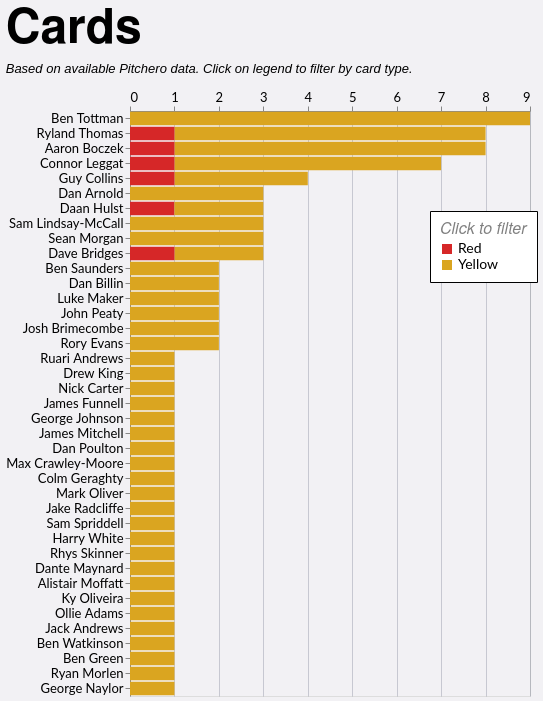

This figure's Vega-Lite source:
### Vega-Lite specification from a JSON file in a GitHub repository (floating-point values rounded to 4 significant figures)
{"config": {"axis": {"labelFont": "Lato, sans-serif", "titleFont": "PT Sans Narrow, Helvetica Neue, Helvetica, Arial, sans-serif", "labelFontSize": 13, "titleFontSize": 24, "gridColor": "#202947", "gridOpacity": 0.2}, "header": {"labelFont": "PT Sans Narrow, Helvetica Neue, Helvetica, Arial, sans-serif", "titleFont": "PT Sans Narrow, Helvetica Neue, Helvetica, Arial, sans-serif", "labelFontSize": 24, "titleFontSize": 28, "labelFontWeight": "bold", "orient": "left"}, "legend": {"labelFont": "Lato, sans-serif", "titleFont": "PT Sans Narrow, Helvetica Neue, Helvetica, Arial, sans-serif", "labelFontSize": 14, "titleFontSize": 16, "titlePadding": 5, "fillColor": "white", "strokeColor": "black", "padding": 10, "titleFontWeight": "lighter", "titleFontStyle": "italic", "titleColor": "gray", "offset": 10}, "title": {"font": "PT Sans Narrow, Helvetica Neue, Helvetica, Arial, sans-serif", "fontSize": 48, "fontWeight": "bold", "anchor": "start", "align": "center", "titlePadding": 20, "subtitlePadding": 10, "subtitleFontSize": 13, "subtitleColor": "", "subtitleFontStyle": "italic", "offset": 15, "color": "black"}, "axisX": {"labelAngle": 0}, "facet": {"title": null, "header": null, "align": {"row": "each", "column": "each"}}, "resolve": {"scale": {"y": "independent", "facet": "independent"}}, "background": "#f2f1f4"}, "data": {"name": "data-eb5a7ce141e42ac0c358a5ec9c77b6ea"}, "mark": {"type": "bar"}, "encoding": {"color": {"field": "event", "legend": {"legendX": 300, "legendY": 100, "orient": "none", "title": "Click to filter"}, "scale": {"domain": ["Red", "Yellow"], "range": ["#d62728", "goldenrod"]}, "type": "nominal"}, "tooltip": [{"field": "player", "title": "Player", "type": "nominal"}, {"field": "event", "title": "Card Type", "type": "nominal"}, {"aggregate": "sum", "field": "count", "title": "Cards", "type": "quantitative"}, {"aggregate": "sum", "field": "A", "title": "Games", "type": "quantitative"}], "x": {"aggregate": "sum", "axis": {"format": "d", "orient": "top", "title": null}, "field": "count", "type": "quantitative"}, "y": {"field": "player", "sort": "-x", "title": null, "type": "nominal"}}, "height": {"step": 15}, "title": {"text": "Cards", "subtitle": "Based on available Pitchero data. Click on legend to filter by card type."}, "width": 400, "$schema": "https://vega.github.io/schema/vega-lite/v5.20.1.json", "datasets": {"data-eb5a7ce141e42ac0c358a5ec9c77b6ea": [{"player": "Ruari Andrews", "event": "Yellow", "count": 1, "A": 16, "season": "2017/18", "squad": "1st"}, {"player": "Dan Arnold", "event": "Yellow", "count": 1, "A": 15, "season": "2017/18", "squad": "1st"}, {"player": "Connor Leggat", "event": "Yellow", "count": 1, "A": 13, "season": "2018/19", "squad": "1st"}, {"player": "Daan Hulst", "event": "Red", "count": 1, "A": 10, "season": "2018/19", "squad": "1st"}, {"player": "Dan Arnold", "event": "Yellow", "count": 2, "A": 12, "season": "2019/20", "squad": "1st"}, {"player": "Drew King", "event": "Yellow", "count": 1, "A": 7, "season": "2019/20", "squad": "1st"}, {"player": "Connor Leggat", "event": "Yellow", "count": 1, "A": 11, "season": "2019/20", "squad": "1st"}, {"player": "Ben Saunders", "event": "Yellow", "count": 1, "A": 6, "season": "2019/20", "squad": "1st"}, {"player": "Ben Tottman", "event": "Yellow", "count": 1, "A": 12, "season": "2019/20", "squad": "1st"}, {"player": "Nick Carter", "event": "Yellow", "count": 1, "A": 4, "season": "2021/22", "squad": "1st"}, {"player": "James Funnell", "event": "Yellow", "count": 1, "A": 12, "season": "2021/22", "squad": "1st"}, {"player": "Sam Lindsay-McCall", "event": "Yellow", "count": 2, "A": 13, "season": "2021/22", "squad": "1st"}, {"player": "Sean Morgan", "event": "Yellow", "count": 1, "A": 10, "season": "2021/22", "squad": "1st"}, {"player": "Dave Bridges", "event": "Yellow", "count": 1, "A": 15, "season": "2022/23", "squad": "1st"}, {"player": "Guy Collins", "event": "Yellow", "count": 1, "A": 17, "season": "2022/23", "squad": "1st"}, {"player": "George Johnson", "event": "Yellow", "count": 1, "A": 17, "season": "2022/23", "squad": "1st"}, {"player": "Connor Leggat", "event": "Yellow", "count": 1, "A": 9, "season": "2022/23", "squad": "1st"}, {"player": "James Mitchell", "event": "Yellow", "count": 1, "A": 2, "season": "2022/23", "squad": "1st"}, {"player": "Sean Morgan", "event": "Yellow", "count": 1, "A": 8, "season": "2022/23", "squad": "1st"}, {"player": "Dan Poulton", "event": "Yellow", "count": 1, "A": 17, "season": "2022/23", "squad": "1st"}, {"player": "Ben Saunders", "event": "Yellow", "count": 1, "A": 7, "season": "2022/23", "squad": "1st"}, {"player": "Ryland Thomas", "event": "Yellow", "count": 2, "A": 8, "season": "2022/23", "squad": "1st"}, {"player": "Ben Tottman", "event": "Yellow", "count": 2, "A": 19, "season": "2022/23", "squad": "1st"}, {"player": "Connor Leggat", "event": "Red", "count": 1, "A": 9, "season": "2022/23", "squad": "1st"}, {"player": "Dan Billin", "event": "Yellow", "count": 2, "A": 20, "season": "2023/24", "squad": "1st"}, {"player": "Aaron Boczek", "event": "Yellow", "count": 2, "A": 21, "season": "2023/24", "squad": "1st"}, {"player": "Dave Bridges", "event": "Yellow", "count": 1, "A": 17, "season": "2023/24", "squad": "1st"}, {"player": "Max Crawley-Moore", "event": "Yellow", "count": 1, "A": 16, "season": "2023/24", "squad": "1st"}, {"player": "Colm Geraghty", "event": "Yellow", "count": 1, "A": 7, "season": "2023/24", "squad": "1st"}, {"player": "Sam Lindsay-McCall", "event": "Yellow", "count": 1, "A": 22, "season": "2023/24", "squad": "1st"}, {"player": "Luke Maker", "event": "Yellow", "count": 1, "A": 13, "season": "2023/24", "squad": "1st"}, {"player": "Sean Morgan", "event": "Yellow", "count": 1, "A": 2, "season": "2023/24", "squad": "1st"}, {"player": "Mark Oliver", "event": "Yellow", "count": 1, "A": 5, "season": "2023/24", "squad": "1st"}, {"player": "John Peaty", "event": "Yellow", "count": 1, "A": 13, "season": "2023/24", "squad": "1st"}, {"player": "Jake Radcliffe", "event": "Yellow", "count": 1, "A": 18, "season": "2023/24", "squad": "1st"}, {"player": "Sam Spriddell", "event": "Yellow", "count": 1, "A": 11, "season": "2023/24", "squad": "1st"}, {"player": "Ryland Thomas", "event": "Yellow", "count": 3, "A": 25, "season": "2023/24", "squad": "1st"}, {"player": "Ben Tottman", "event": "Yellow", "count": 2, "A": 25, "season": "2023/24", "squad": "1st"}, {"player": "Harry White", "event": "Yellow", "count": 1, "A": 7, "season": "2023/24", "squad": "1st"}, {"player": "Dave Bridges", "event": "Red", "count": 1, "A": 17, "season": "2023/24", "squad": "1st"}, {"player": "Aaron Boczek", "event": "Yellow", "count": 1, "A": 4, "season": "2024/25", "squad": "1st"}, {"player": "Josh Brimecombe", "event": "Yellow", "count": 1, "A": 19, "season": "2024/25", "squad": "1st"}, {"player": "Guy Collins", "event": "Yellow", "count": 2, "A": 20, "season": "2024/25", "squad": "1st"}, {"player": "Connor Leggat", "event": "Yellow", "count": 3, "A": 11, "season": "2024/25", "squad": "1st"}, {"player": "Luke Maker", "event": "Yellow", "count": 1, "A": 14, "season": "2024/25", "squad": "1st"}, {"player": "Rhys Skinner", "event": "Yellow", "count": 1, "A": 4, "season": "2024/25", "squad": "1st"}, {"player": "Ryland Thomas", "event": "Yellow", "count": 1, "A": 18, "season": "2024/25", "squad": "1st"}, {"player": "Ben Tottman", "event": "Yellow", "count": 3, "A": 19, "season": "2024/25", "squad": "1st"}, {"player": "Dante Maynard", "event": "Yellow", "count": 1, "A": 1, "season": "2024/25", "squad": "1st"}, {"player": "Aaron Boczek", "event": "Red", "count": 1, "A": 4, "season": "2024/25", "squad": "1st"}, {"player": "Guy Collins", "event": "Red", "count": 1, "A": 20, "season": "2024/25", "squad": "1st"}, {"player": "Ryland Thomas", "event": "Red", "count": 1, "A": 18, "season": "2024/25", "squad": "1st"}, {"player": "Aaron Boczek", "event": "Yellow", "count": 2, "A": 7, "season": "2025/26", "squad": "1st"}, {"player": "Alistair Moffatt", "event": "Yellow", "count": 1, "A": 4, "season": "2025/26", "squad": "1st"}, {"player": "John Peaty", "event": "Yellow", "count": 1, "A": 6, "season": "2025/26", "squad": "1st"}, {"player": "Ben Tottman", "event": "Yellow", "count": 1, "A": 5, "season": "2025/26", "squad": "1st"}, {"player": "Josh Brimecombe", "event": "Yellow", "count": 1, "A": 6, "season": "2021/22", "squad": "2nd"}, {"player": "Rory Evans", "event": "Yellow", "count": 1, "A": 15, "season": "2021/22", "squad": "2nd"}, {"player": "Ky Oliveira", "event": "Yellow", "count": 1, "A": 2, "season": "2022/23", "squad": "2nd"}, {"player": "Ryland Thomas", "event": "Yellow", "count": 1, "A": 4, "season": "2022/23", "squad": "2nd"}, {"player": "Ollie Adams", "event": "Yellow", "count": 1, "A": 1, "season": "2023/24", "squad": "2nd"}, {"player": "Jack Andrews", "event": "Yellow", "count": 1, "A": 8, "season": "2023/24", "squad": "2nd"}, {"player": "Rory Evans", "event": "Yellow", "count": 1, "A": 10, "season": "2023/24", "squad": "2nd"}, {"player": "Daan Hulst", "event": "Yellow", "count": 1, "A": 7, "season": "2023/24", "squad": "2nd"}, {"player": "Ben Watkinson", "event": "Yellow", "count": 1, "A": 11, "season": "2023/24", "squad": "2nd"}, {"player": "Aaron Boczek", "event": "Yellow", "count": 2, "A": 3, "season": "2024/25", "squad": "2nd"}, {"player": "Ben Green", "event": "Yellow", "count": 1, "A": 13, "season": "2024/25", "squad": "2nd"}, {"player": "Daan Hulst", "event": "Yellow", "count": 1, "A": 4, "season": "2024/25", "squad": "2nd"}, {"player": "Ryan Morlen", "event": "Yellow", "count": 1, "A": 6, "season": "2024/25", "squad": "2nd"}, {"player": "George Naylor", "event": "Yellow", "count": 1, "A": 10, "season": "2024/25", "squad": "2nd"}]}}
